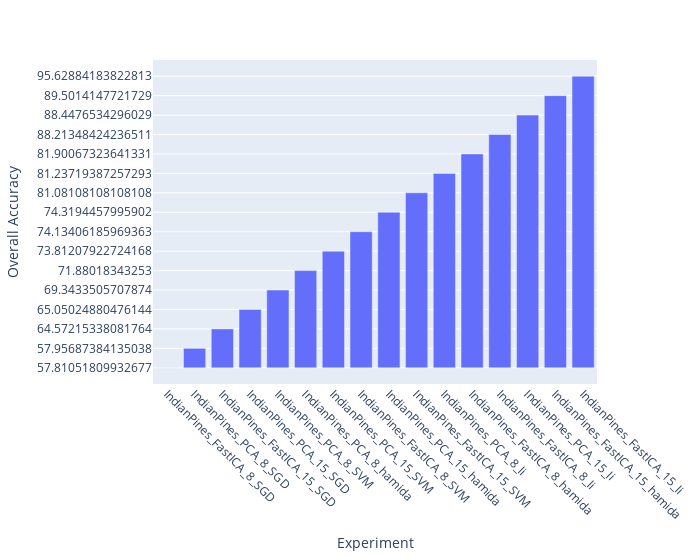

Write notebook code for a chart like this one.
### Code cell
arr = np.array([[exp, dict_results[exp]['Accuracy'][0]] for exp in dict_results])
sorted_data = arr[np.argsort(arr[:, 1])]


fig = px.bar({'Overall Accuracy':[data[1] for data in sorted_data],
              'Experiment': [data[0] for data in sorted_data]}, x='Experiment', y='Overall Accuracy',
              width=700)
fig.update_xaxes(tickangle=45)
fig.show()

### Figure 1 — Plotly figure (JSON) as saved in the notebook; plotly's stock layout.template omitted (floating-point values rounded to 4 significant figures)
{"data": [{"alignmentgroup": "True", "hovertemplate": "Experiment=%{x}<br>Overall Accuracy=%{y}<extra></extra>", "legendgroup": "", "marker": {"color": "#636efa", "pattern": {"shape": ""}}, "name": "", "offsetgroup": "", "orientation": "v", "showlegend": false, "textposition": "auto", "type": "bar", "x": ["IndianPines_FastICA_8_SGD", "IndianPines_PCA_8_SGD", "IndianPines_FastICA_15_SGD", "IndianPines_PCA_15_SGD", "IndianPines_PCA_8_SVM", "IndianPines_PCA_8_hamida", "IndianPines_PCA_15_SVM", "IndianPines_FastICA_8_SVM", "IndianPines_PCA_15_hamida", "IndianPines_FastICA_15_SVM", "IndianPines_PCA_8_li", "IndianPines_FastICA_8_hamida", "IndianPines_FastICA_8_li", "IndianPines_PCA_15_li", "IndianPines_FastICA_15_hamida", "IndianPines_FastICA_15_li"], "xaxis": "x", "y": ["57.81051809932677", "57.95687384135038", "64.57215338081764", "65.05024880476144", "69.3433505707874", "71.88018343253", "73.81207922724168", "74.13406185969363", "74.3194457995902", "81.08108108108108", "81.23719387257293", "81.90067323641331", "88.21348424236511", "88.4476534296029", "89.5014147721729", "95.62884183822813"], "yaxis": "y"}], "layout": {"barmode": "relative", "legend": {"tracegroupgap": 0}, "margin": {"t": 60}, "width": 700, "xaxis": {"anchor": "y", "domain": [0, 1], "tickangle": 45, "title": {"text": "Experiment"}}, "yaxis": {"anchor": "x", "domain": [0, 1], "title": {"text": "Overall Accuracy"}}}}
